Frame 1 (no input): blank canvas, image omitted
Frame 60 (no input): blank canvas, image omitted
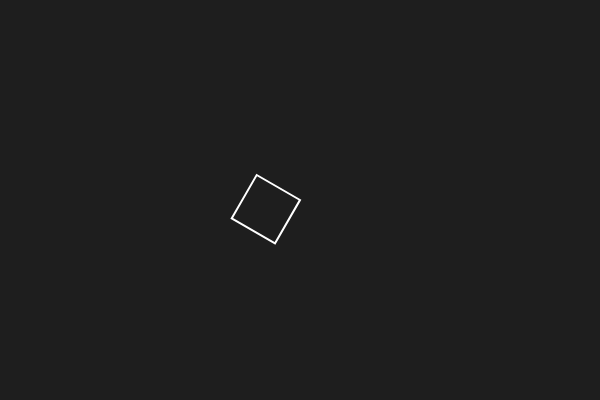
Frame 120 (the mouse pressed at the canvas centre since frame 60)

The p5.js sketch whose frames 1 and 60 were blank and that drew this single picture after the mouse press (run headless with seeded random() and noise() and a simulated clock; from frame 60 on, the mouse is pressed at the canvas centre):

// p5.js sketch
// ── sketch.js

var sqrtList = [];  

function setup() {
  createCanvas(600,400);
}

function draw() {
  background(30);
  for(var i =0; i < sqrtList.length; i++){
    push();
    translate(sqrtList[i].x, sqrtList[i].y);
    rotate(radians(frameCount));
    sqrtList[i].display();
    pop();
  }
}

function mousePressed(){
  var square = {
  x:0,
  y:0,
  w:50, 
  display: function(){
    noFill();
    strokeWeight(2);
    stroke(255);
    rect(0, 0, this.w, this.w);
  },
  updateCord: function(x, y){
    this.x = x;
    this.y = y;
  }
};

square.updateCord(mouseX, mouseY);
sqrtList.push(square);

}
